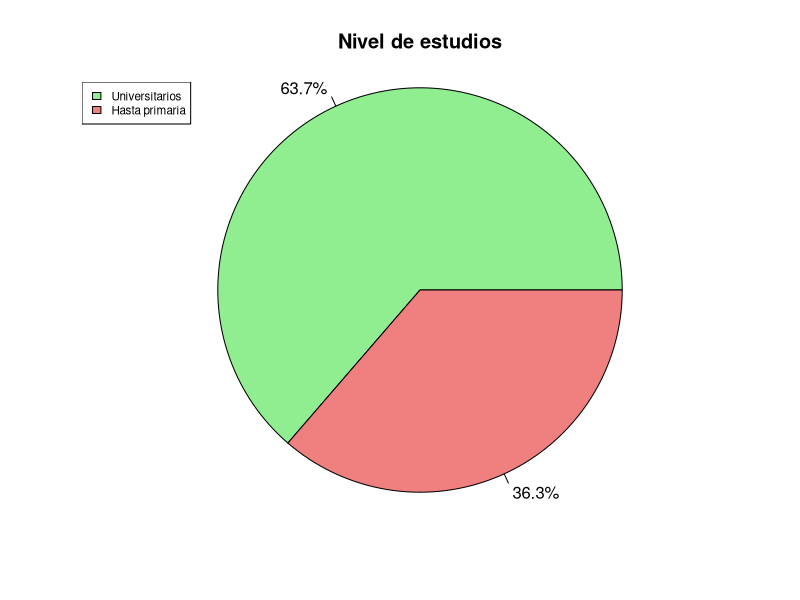
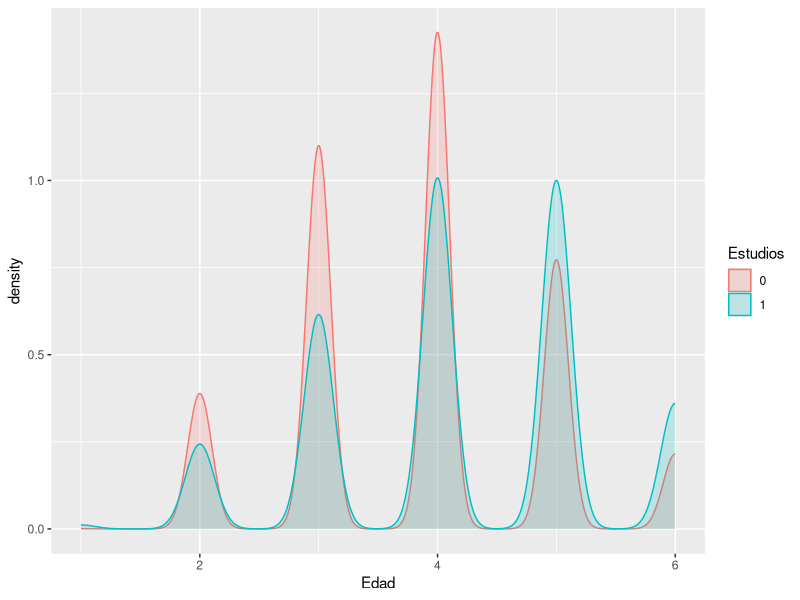
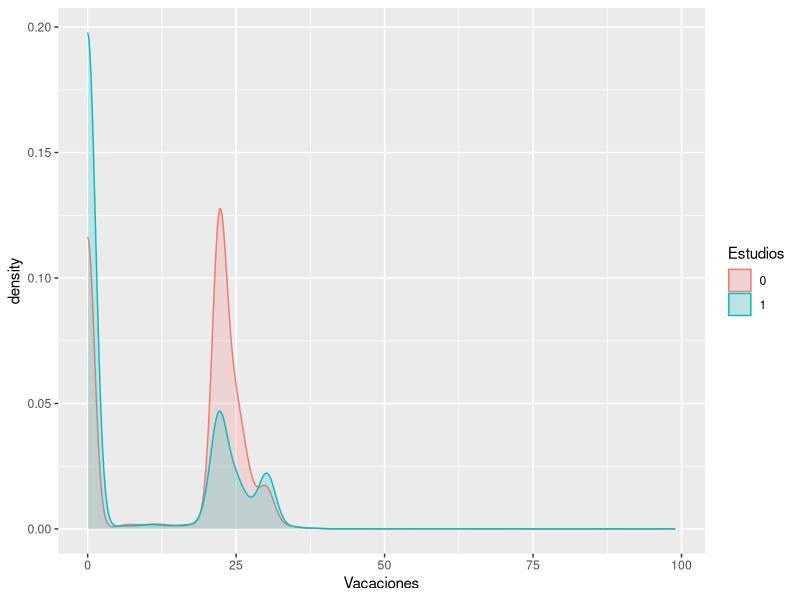
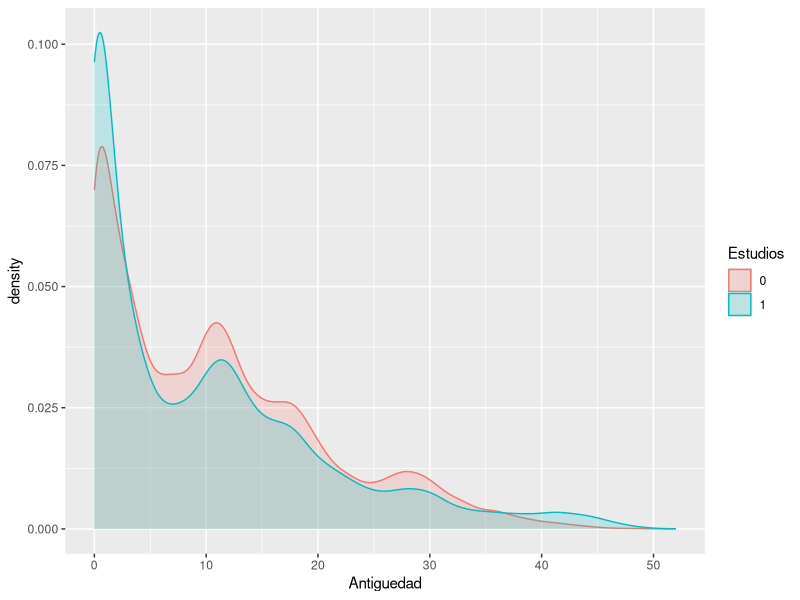
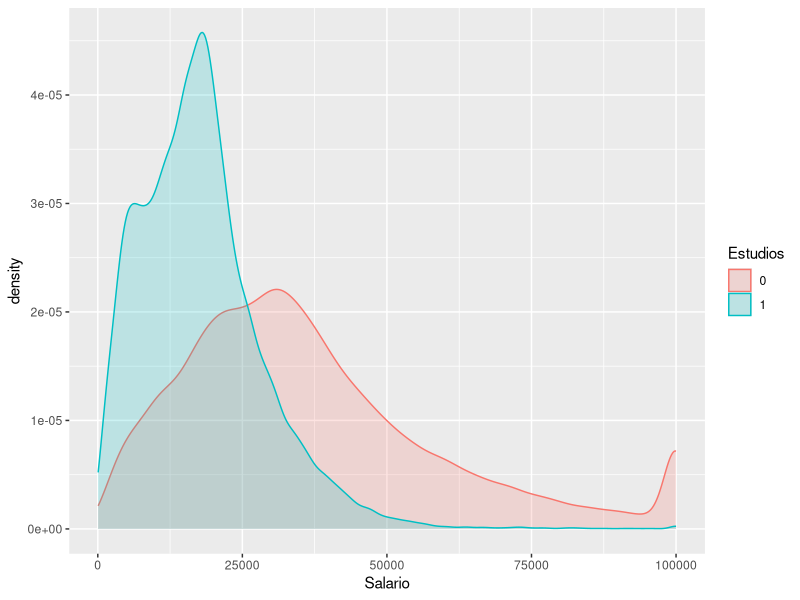
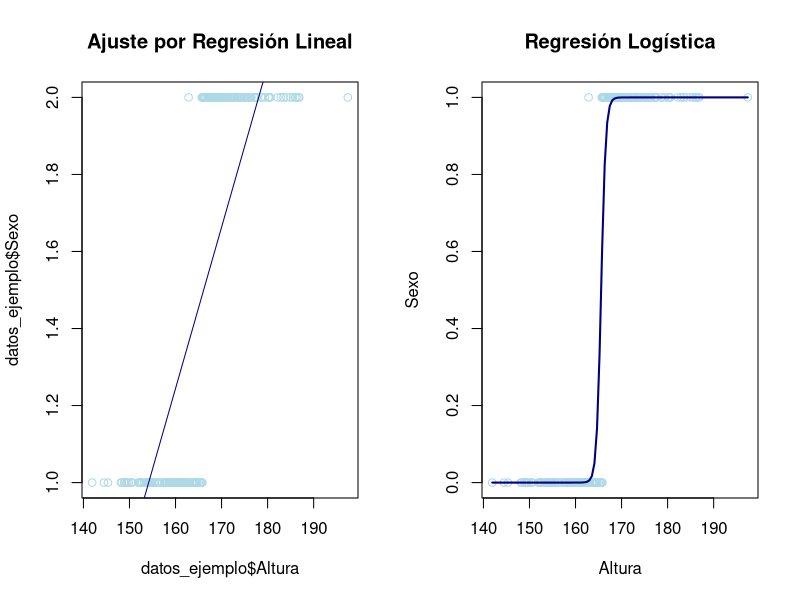
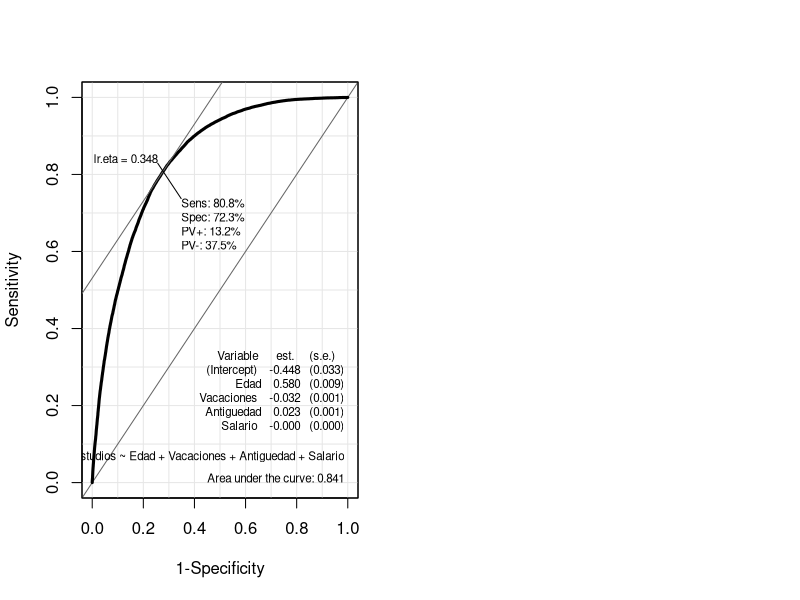

Here is the R script that generated these plots, in order:
## ---- chunk 1
#| label: setup
#| include: false
knitr::opts_chunk$set(echo = TRUE, fig.align = "center", warning = FALSE, message = FALSE)


# fig.align= 'center para que nos centre todas figuras que se muestran
# warning = FALSE para que no muestre mensajes de warning
# message = FALSE para que no muestre mensajes automáticos cuando carga paquetes y demás en el output
## ---- chunk 2
#| label: librerias2
library(dplyr) # Para tratamiento de dataframes
library(ggplot2) # Nice plots
library(readxl) # Para leer los excels
library(caret) # para la confusion matrix
library(Epi) # para la ROC curve
## ---- chunk 3
#| label: cargar_datos
datos <- read_excel("../../../files/laboral.xlsx", sheet = "Datos")
## ---- chunk 4
#| label: porcentaje
#| out-width: 50%
# Creamos un gráfico de quesito o de sectores para ver qué proporción de personas ha mejorado su situación económica:


datos_quesito <- c(nrow(filter(datos, Estudios == "0")), nrow(filter(datos, Estudios == "1")))
etiquetas <- c("Universitarios", "Hasta primaria")

porcentajes <- paste0(round(datos_quesito / sum(datos_quesito) * 100, 1), "%")
colores <- c("lightgreen", "lightcoral")

pie(datos_quesito, labels = porcentajes, col = colores, radius = 1.05, cex = 1)
legend("topleft", etiquetas, cex = 0.7, fill = colores)
title("Nivel de estudios")
## ---- chunk 5
datos <- na.omit(datos)
datos %>% ggplot(aes(x = Edad)) +
  geom_density(
    aes(
      group = Estudios,
      colour = Estudios,
      fill = Estudios
    ),
    alpha = 0.2
  )
## ---- chunk 6
datos <- na.omit(datos)
datos %>% ggplot(aes(x = Vacaciones)) +
  geom_density(
    aes(
      group = Estudios,
      colour = Estudios,
      fill = Estudios
    ),
    alpha = 0.2
  )
## ---- chunk 7
datos <- na.omit(datos)
datos %>% ggplot(aes(x = Antiguedad)) +
  geom_density(
    aes(
      group = Estudios,
      colour = Estudios,
      fill = Estudios
    ),
    alpha = 0.2
  )
## ---- chunk 8
datos <- na.omit(datos)
datos %>% ggplot(aes(x = Salario)) +
  geom_density(
    aes(
      group = Estudios,
      colour = Estudios,
      fill = Estudios
    ),
    alpha = 0.2
  )
## ---- chunk 9
# Generación de datos para el ejemplo
set.seed(123)
n <- 200
Altura <- rnorm(n, mean = 165, sd = 10)

# Crear una variable binaria 'Sexo' en función de Altura
Sexo <- as.factor(ifelse(Altura + rnorm(n) > 165, 1, 0))
datos_ejemplo <- data.frame(Altura, Sexo)

# Regresión lineal
modelo_lineal <- lm(Sexo ~ Altura, data = datos_ejemplo)

# Regresión logística
modelo_logistico <- glm(Sexo ~ Altura, data = datos_ejemplo, family = binomial)


# Regresión Lineal
par(mfrow = c(1, 2))
plot(datos_ejemplo$Altura, datos_ejemplo$Sexo, col = "lightblue", main = "Ajuste por Regresión Lineal")
abline(modelo_lineal, col = "navy")

# Regresión Logística

plot(datos_ejemplo$Altura, as.numeric(datos_ejemplo$Sexo) - 1, col = "lightblue", main = "Regresión Logística", xlab = "Altura", ylab = "Sexo")
curve(predict(modelo_logistico, data.frame(Altura = x), type = "response"), add = TRUE, col = "navy", lwd = 2)
## ---- chunk 10
datos$Edad <- as.numeric(datos$Edad)
datos$Vacaciones <- as.numeric(datos$Vacaciones)
datos$Antiguedad <- as.numeric(datos$Antiguedad)
datos$Salario <- as.numeric(datos$Salario)


# Pasar factores a 0=Universitarios y 1=Hasta Primaria
datos$Estudios <- as.factor(datos$Estudios)

# Ver resumen de datos y ver si hay NA
summary(datos)
sum(is.na(datos))
## ---- chunk 11
#| label: modelos
# lmod1
lmod1 <- glm(formula = Estudios ~ Edad, family = binomial(link = logit), data = datos)
summary(lmod1)

# lmod2
lmod2 <- glm(formula = Estudios ~ Edad + Vacaciones, family = binomial(link = logit), data = datos)
summary(lmod2)

# lmod3
lmod3 <- glm(formula = Estudios ~ Edad + Vacaciones + Antiguedad, family = binomial(link = logit), data = datos)
summary(lmod3)

# lmod4
lmod4 <- glm(formula = Estudios ~ Edad + Vacaciones + Antiguedad + Salario, family = binomial(link = logit), data = datos)
summary(lmod3)
## ---- chunk 12
# confusion matrices
predicted2 <- predict(lmod4, datos[, c("Edad", "Vacaciones", "Antiguedad", "Salario")], type = "response")
library(caret)
confusionMatrix(data = as.factor(ifelse(predicted2 > 0.5, 1, 0)), reference = datos$Estudios, positive = "1")
## ---- chunk 13
ROC(form = Estudios ~ Edad + Vacaciones + Antiguedad + Salario, data = datos, plot = "ROC", lwd = 3, cex = 1.5)
## ---- chunk 14
summary(lmod4)
